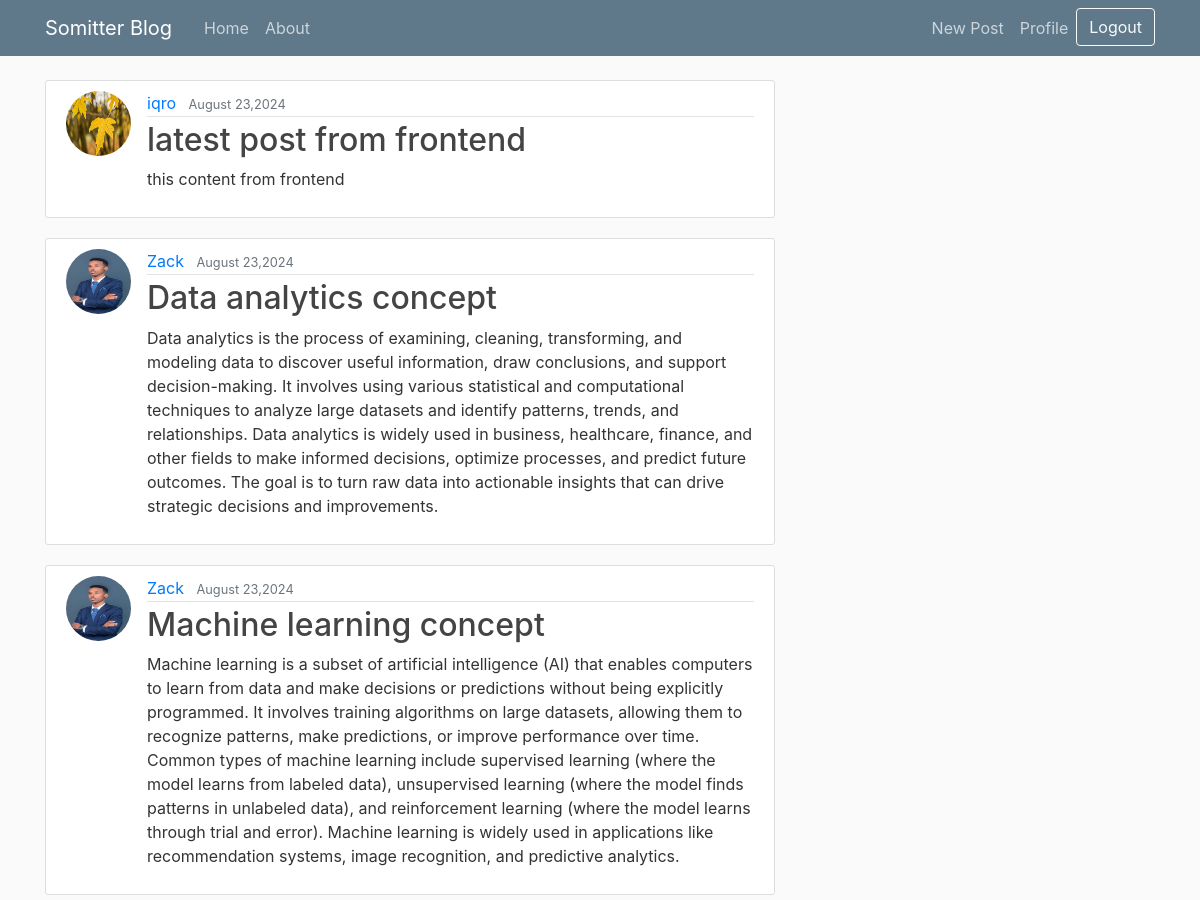
The page / (signed in, upper part) on the database as committed earlier.
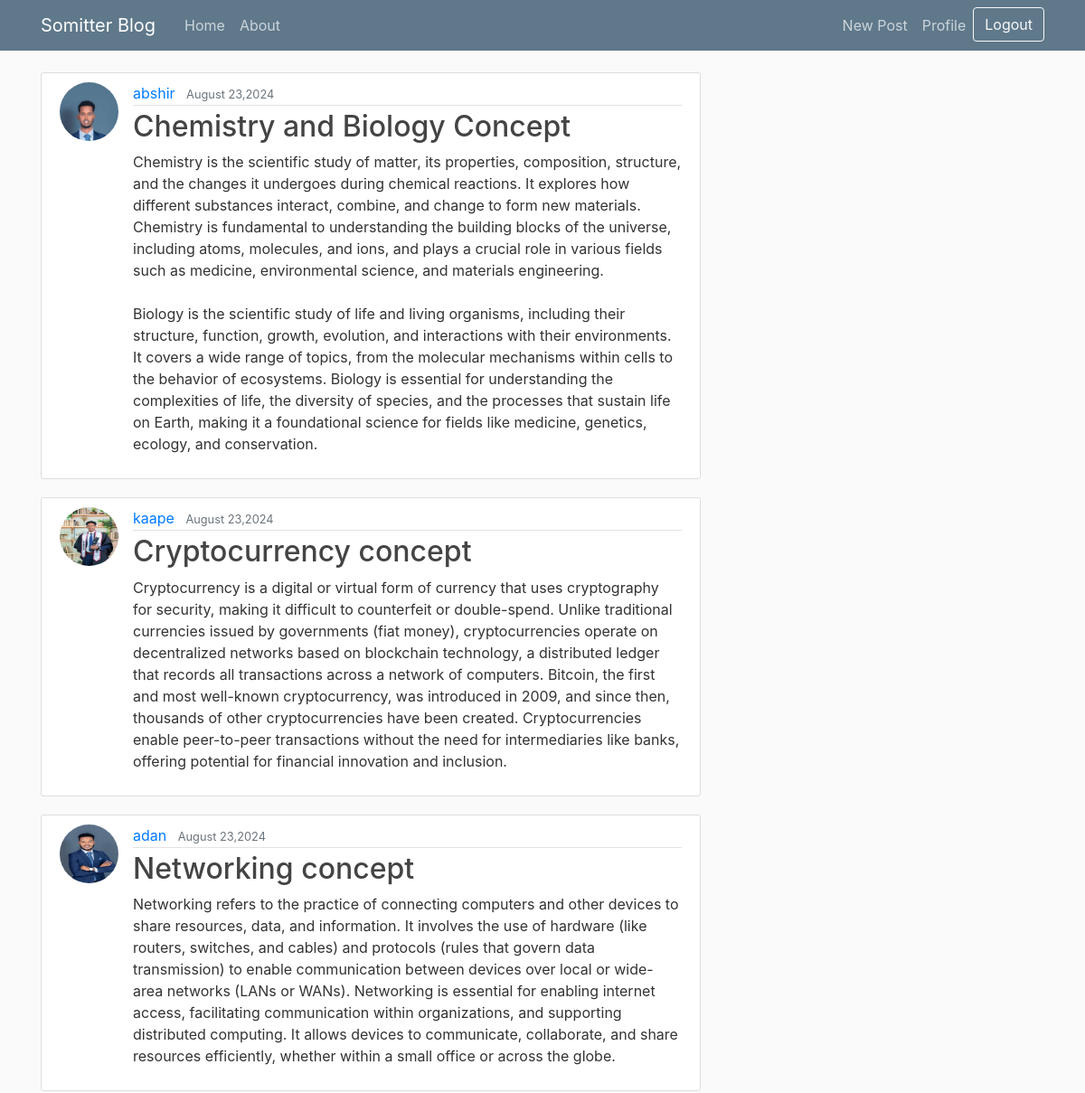
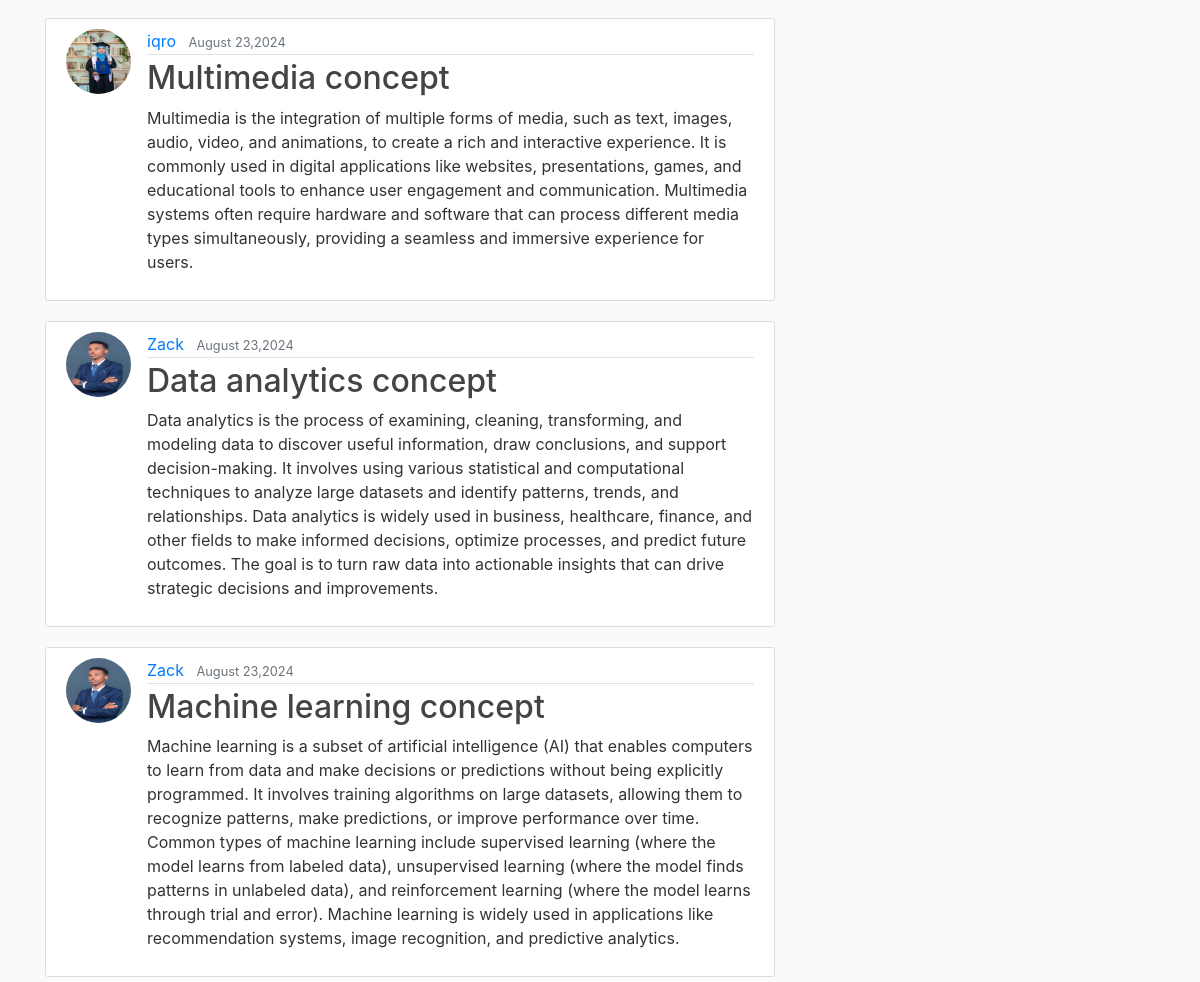
The same page on the database as committed later (2 pictures, top to bottom).
### blog/models.py (models this page shows, shortened)
class Post(models.Model):
    title = models.CharField(max_length=100)
    content = models.TextField()
    post_date = models.DateTimeField(default = timezone.now)
    author =models.ForeignKey(User, on_delete=models.CASCADE)

### user/models.py (models this page shows, shortened)
class Profile(models.Model):
    user =models.OneToOneField(User, on_delete=models.CASCADE)
    image =models.ImageField(default="default.jpg", upload_to="profile_pics")

### blog/views.py (the view)
# urls.py: path('', PostListView.as_view(), name='blog-home'),
class PostListView(LoginRequiredMixin,ListView):
      model =Post
      template_name = 'blog/home.html'
      context_object_name = "posts"
      ordering =['-post_date']

### blog/templates/blog/home.html
{% extends "blog/base.html" %} {% block content %} {% for post in posts%}
<article class="media content-section">
  {% if post.author == user %}
  <a href="{% url 'profile' %}"
    ><img
      class="rounded-circle article-img"
      src="{{ post.author.profile.image.url }}"
      alt=""
  /></a>
  {% else %}
  <img
      class="rounded-circle article-img"
      src="{{ post.author.profile.image.url }}"
      alt=""
  />
  {% endif %}
  <div class="media-body">
    <div class="article-metadata">
      <a class="mr-2" href="">{{ post.author }}</a>
      <small class="text-muted">{{ post.post_date|date:"F d,Y" }}</small>
    </div>
    <h2>
      <a class="article-title" href="{% url 'post-detail' post.id %}"
        >{{ post.title }}</a
      >
    </h2>
    <p class="article-content">{{ post.content }}</p>
  </div>
</article>
{%endfor%} {% endblock content %}

### blog/templates/blog/base.html (shortened to what this page needs)
{% load static %}
<!DOCTYPE html>
<html>
<head>
    <link rel="stylesheet" href="https://maxcdn.bootstrapcdn.com/bootstrap/4.0.0/css/bootstrap.min.css">
    <link rel="stylesheet" type="text/css" href="{% static 'blog/main.css' %}">
</head>
<body>
    <header class="site-header">
      <nav class="navbar navbar-expand-md navbar-dark bg-steel fixed-top">
        <div class="container">
          <a class="navbar-brand mr-4" href="{%url 'blog-home' %}">Somitter Blog</a>
          <div class="collapse navbar-collapse" id="navbarToggle">
            <div class="navbar-nav mr-auto">
              <a class="nav-item nav-link" href="{%url 'blog-home' %}">Home</a>
              <a class="nav-item nav-link" href="{%url 'blog-about' %}">About</a>
            </div>
            <div class="navbar-nav">
              {% if user.is_authenticated %}
              <a class="nav-item nav-link" href="{% url 'post-create' %}">New Post</a>
              <a class="nav-item nav-link" href="{% url 'profile' %}">Profile</a>
              <form action="{% url 'logout' %}" method="post">
                <button type="submit" class="btn btn-outline-light">Logout</button>
            </form>
              {% else %}
              <a class="nav-item nav-link" href="{% url 'login' %}">Login</a>
              <a class="nav-item nav-link" href="{% url 'register' %}">Register</a>
              {%endif%}
            </div>
          </div>
        </div>
      </nav>
    </header>
    <main role="main" class="container">
      <div class="row">
        <div class="col-md-8">
          {% block content %}{% endblock %}
        </div>
      </div>
    </main>
</body>
</html>

### blog/static/blog/main.css (style rules this page uses)
body { background: #fafafa; color: #333333; margin-top: 5rem; }
h1, h2, h3, h4, h5, h6 { color: #444444; }
.bg-steel { background-color: #5f788a; }
.site-header .navbar-nav .nav-link { color: #cbd5db; }
.content-section { background: #ffffff; padding: 10px 20px; border: 1px solid #dddddd; border-radius: 3px; margin-bottom: 20px; }
.article-title { color: #444444; }
.article-content { white-space: pre-line; }
.article-img { height: 65px; width: 65px; margin-right: 16px; }
.article-metadata { padding-bottom: 1px; margin-bottom: 4px; border-bottom: 1px solid #e3e3e3 }

Rows that differ between the two databases and show on the page:
added Post: author.profile.image (picture), author "abshir", post_date "August 23,2024", title "Chemistry and Biology Concept", content "Chemistry is the scientific study of matter, its properties, composition, structure, and the changes it undergoes during chemical reactions. It explores how different substances interact, combine, and change to form new materials. Chemistry is fundamental to understanding the building blocks of the universe, including atoms, molecules, and ions, and plays a crucial role in various fields such as medicine, environmental science, and materials engineering. Biology is the scientific study of life and living organisms, including their structure, function, growth, evolution, and interactions with their environments. It covers a wide range of topics, from the molecular mechanisms within cells to…"
added Post: author.profile.image (picture), author "kaape", post_date "August 23,2024", title "Cryptocurrency concept", content "Cryptocurrency is a digital or virtual form of currency that uses cryptography for security, making it difficult to counterfeit or double-spend. Unlike traditional currencies issued by governments (fiat money), cryptocurrencies operate on decentralized networks based on blockchain technology, a distributed ledger that records all transactions across a network of computers. Bitcoin, the first and most well-known cryptocurrency, was introduced in 2009, and since then, thousands of other cryptocurrencies have been created. Cryptocurrencies enable peer-to-peer transactions without the need for intermediaries like banks, offering potential for financial innovation and inclusion."
added Post: author.profile.image (picture), author "adan", post_date "August 23,2024", title "Networking concept", content "Networking refers to the practice of connecting computers and other devices to share resources, data, and information. It involves the use of hardware (like routers, switches, and cables) and protocols (rules that govern data transmission) to enable communication between devices over local or wide-area networks (LANs or WANs). Networking is essential for enabling internet access, facilitating communication within organizations, and supporting distributed computing. It allows devices to communicate, collaborate, and share resources efficiently, whether within a small office or across the globe."
changed Post "iqro": author.profile.image: a different picture; title "latest post from frontend" → "Multimedia concept"; content "this content from frontend" → "Multimedia is the integration of multiple forms of media, such as text, images, audio, video, and animations, to create a rich and interactive experience. It is commonly used in digital applications like websites, presentations, games, and educational tools to enhance user engagement and communication. Multimedia systems often require hardware and software that can process different media types simultaneously, providing a seamless and immersive experience for users."
